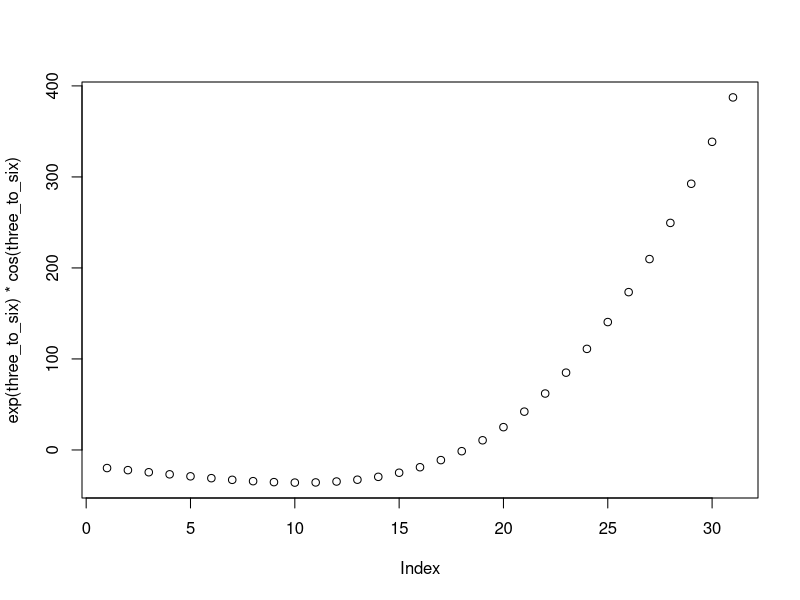

Reproduce this figure in R. (Note: this script raises an error after producing the figure.)
#Source: http://www2.warwick.ac.uk/fac/sci/statistics/staff/academic-research/reed/rexercises.pdf

########## 1 ##########
##### a #####
1:20

##### b #####
20:1

##### c #####
c(1:20, 19:1)

##### d #####
tmp <- c(4, 6, 3)

##### e #####
rep(tmp, 10)

##### f #####
c(rep(tmp, 10), tmp[ 1 ])

##### g #####
times_to_repeat <- 10
c(rep(tmp[ 1 ], times_to_repeat), rep(tmp[ 2 ], times_to_repeat), rep(tmp[ 3 ], times_to_repeat))


########## 2 ##########
three_to_six <- seq(from = 3, to = 6, by = 0.1)
plot( exp( three_to_six ) * cos( three_to_six ) )


########## 3 ##########
##### a #####
(0.1^seq(from=3, to=36, by=3))*(0.2^seq(from=1, to=34, by=3))

##### b #####
one_to_twenty_five <- seq( from=1, to=25 )
(2^one_to_twenty_five)/(one_to_twenty_five)

########## 4 ##########
##### a #####
ten_to_one_hundred <- 10:100
sum((ten_to_one_hundred^3)+(4*((ten_to_one_hundred)^2)))

##### b #####
one_to_twenty_five <- 1:25
sum( ((2^one_to_twenty_five)/one_to_twenty_five) + ((3^one_to_twenty_five)/(one_to_twenty_five^2)) )

########## 5 ##########
##### a #####
paste("label", 1:30)

##### b #####
paste("fn", 1:30, sep="")

########## 6 ##########
set.seed(50)
xVec <- sample(0:999, 250, replace=T)
yVec <- sample(0:999, 250, replace=T)
##### a #####
xVec[-1]-yVec[-length(yVec)]

##### b #####
sin(yVec[-length(yVec)])/cos(xVec[-1])

##### c #####
( xVec[ -c( xVecLen-1, xVecLen ) ] ) + ( 2 * xVec[ -c( 1, xVecLen ) ] ) - ( xVec[ -c( 1, 2 ) ] )

##### d #####
sum(exp(-xVec[-1])/(xVec[-length(xVec)]+10))

########## 7 ##########
##### a #####
yVec[ yVec > 600 ]

##### b #####
seq( from=1, to=length( yVec ))[ yVec > 600 ]

##### c #####
xVec[ seq( from=1, to=length( yVec ))[ yVec > 600 ] ]

##### d #####
mean_value <- mean( xVec )
abs( xVec - mean_value ) ^ ( 1/2 )

##### e #####
length( yVec[ ( yVec > ( max( yVec ) - 200 ) ) ] )

##### f #####
length( xVec[ xVec %% 2 == 0 ] )

##### g #####
xVec[ order( yVec ) ]

##### h #####
yVec[ c( TRUE, FALSE, FALSE ) ]

########## 8 ##########
##### a #####